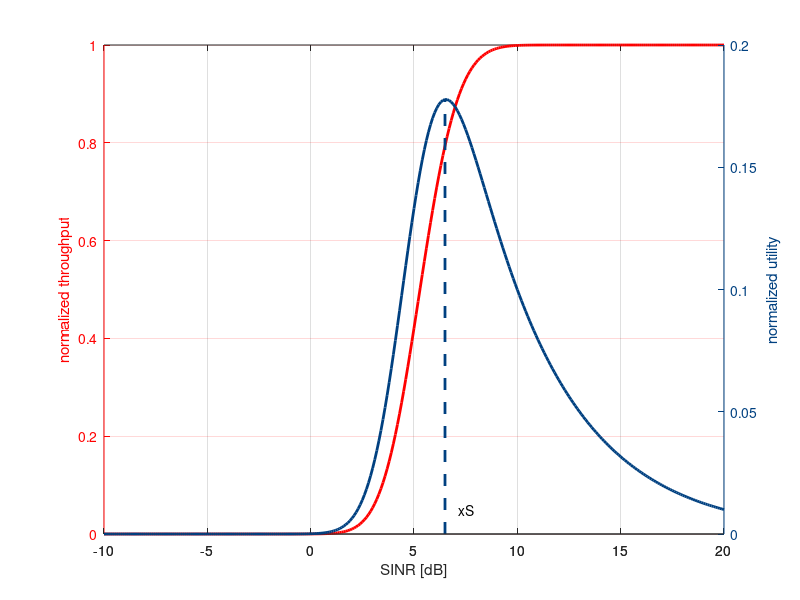

Recreate this plot in MATLAB.
% utilityFunction    Plot the throughput and the utility function as
%                    functions of the SINR, using the models described in
%                    Section 'Introducing continuous powers'
% 
%                    The system parameters can be changed to modify the
%                    nature of the game and all the associated performance
%
%
function utilityFunction

L=20; % number of information bits per packet
sinrdB=-10:.1:20; % range of SINR values [dB]
sinr=10.^(0.1*sinrdB); % range of SINR values [linear]
throughput=(1-exp(-sinr)).^L; % throughput

[~,index]=max(throughput./sinr); % numerical search of the optimal SINR that maximizes the utility function
sinrStardB=10*log10(sinr(index)); % optimal SINR [dB]

hold on; grid on; box on;

figure(1);
[haxes,hline1,hline2] = plotyy(sinrdB, throughput, sinrdB, throughput./sinr,'plot','plot'); % plotting the two curves: throughput and utility function
ylabel(haxes(1),'normalized throughput') % label left y-axis
ylabel(haxes(2),'normalized utility') % label right y-axis
xlabel(haxes(2),'SINR [dB]') % label x-axis
%% setting the colors: throughput-> red, utility->blue
set(haxes(1),'YColor',[255 0 0]/255);
set(hline1, 'LineStyle', '-', 'Color', [255 0 0]/255, 'LineWidth', 2.0);
set(haxes(2),'YColor',[0 64 128]/255);
set(hline2, 'LineStyle', '-', 'Color', [0 64 128]/255, 'LineWidth', 2.0);
%% reporting the optimal SINR on the graph
plot(sinrStardB*[1 1], [0 0.89], 'Color', [0 64 128]/255, 'LineWidth', 2.0, 'LineStyle', '--')
text(sinrStardB*1.1,.05,'xS')
